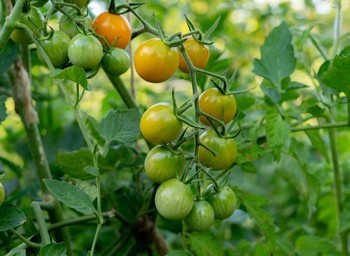
#> input picture Images/riped_tomato_1.jpeg, 350 x 256 px, found by its file name; its folder holds only this picture in this run
$ python 'uts_comvis2318018 (1).py'   (older library calls are emulated)
#> lines starting #> are read from the running program, lines starting #| are printed output that depends on the picture; after the words box and inside, x2 and y2 are one past the last pixel; in counts of white or black regions, pixels touching at a corner belong together
# -*- coding: utf-8 -*-
"""UTS_Comvis2318018.ipynb

Automatically generated by Colab.

Original file is located at
    https://colab.research.google.com/drive/1LQ0LiyqQODS-aNZqItNpyQNdWFSZH7u_

# =======================================
# 1. IMPORT LIBRARY & MENGHUBUNGKAN DRIVE
# =======================================
"""

import cv2
import numpy as np
import os
import matplotlib.pyplot as plt
import seaborn as sns
import pandas as pd

from sklearn.model_selection import train_test_split
from sklearn.preprocessing import StandardScaler
from sklearn.neighbors import KNeighborsClassifier
from sklearn.metrics import accuracy_score, confusion_matrix, classification_report
from skimage.feature import graycomatrix, graycoprops

from google.colab import drive
drive.mount('/content/drive')

"""# ====================================
# 2. LOAD DATASET & INISIALISASI LABEL
# ====================================
"""

image_dir = "/content/drive/MyDrive/Uts_Comvis/Images"

X, y, filenames = [], [], []

for img_name in os.listdir(image_dir):
    img_path = os.path.join(image_dir, img_name)
    img = cv2.imread(img_path)
#> img is the input picture: shape (256, 350, 3); mean B, G, R 49.8, 122.4, 87.7

    if img is None:
        continue

    name = img_name.lower()

    if "unriped" in name:
        label = 0
    elif "riped" in name:
        label = 1
    elif "busuk" in name:
        label = 2
    else:
        continue

    X.append(img)
    y.append(label)
    filenames.append(img_name)

print("Total data:", len(X))
#| Total data: 1

"""# ====================================
# 3. Visualisasi Jumlah Data
# ====================================
"""

label_names = ["Tidak Matang", "Matang", "Busuk"]

plt.figure(figsize=(6,4))
sns.countplot(x=y)
plt.xticks([0,1,2], label_names)
plt.title("Distribusi Dataset Tomat")
plt.xlabel("Kelas")
plt.ylabel("Jumlah Data")
plt.show()
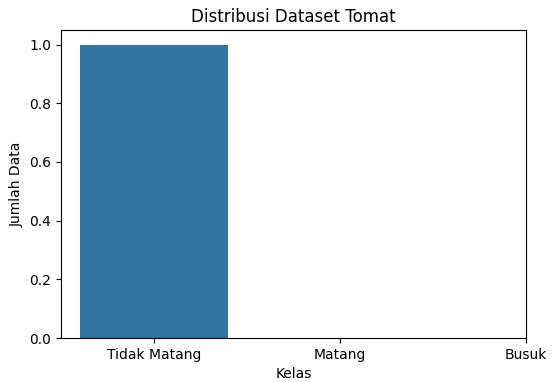
#> figure drawn by matplotlib, 1 panel

"""# ========================
# 4. PREPROCESSING
# ========================
"""

def remove_background(img):
    img = cv2.resize(img, (64, 64))
#> img: shape (64, 64, 3)
    hsv = cv2.cvtColor(img, cv2.COLOR_BGR2HSV)
#> hsv: shape (64, 64, 3); mean H, S, V 47.2, 166.2, 124.1

    lower_red1 = np.array([0,70,50])
    upper_red1 = np.array([10,255,255])
    lower_red2 = np.array([170,70,50])
    upper_red2 = np.array([180,255,255])

    mask_red = cv2.bitwise_or(
        cv2.inRange(hsv, lower_red1, upper_red1),
        cv2.inRange(hsv, lower_red2, upper_red2)
    )
#> mask_red: shape (64, 64); every value is 0

    lower_green = np.array([35,50,50])
    upper_green = np.array([85,255,255])
    mask_green = cv2.inRange(hsv, lower_green, upper_green)
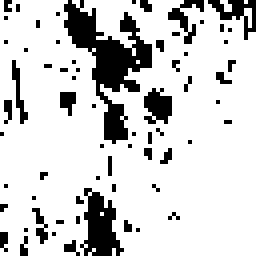
#> mask_green: shape (64, 64) (shown 4 times larger); 82.1% white; 66 black regions (60 under 20 px), largest, box (x1, y1, x2, y2) and area: (16, 0, 38, 36) 289, (20, 47, 31, 64) 106, (52, 0, 64, 10) 46, (36, 22, 43, 31) 45, (42, 0, 51, 11) 35, (3, 15, 7, 31) 23

    lower_dark = np.array([0,0,30])
    upper_dark = np.array([180,255,120])
    mask_dark = cv2.inRange(hsv, lower_dark, upper_dark)
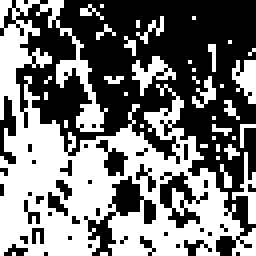
#> mask_dark: shape (64, 64) (shown 4 times larger); 47.4% white; 38 white regions (33 under 20 px), largest, box (x1, y1, x2, y2) and area: (0, 0, 64, 64) 1667, (33, 14, 44, 24) 45, (58, 15, 64, 26) 43, (58, 38, 64, 56) 37, (48, 19, 54, 27) 21

    mask = cv2.bitwise_or(mask_red, mask_green)
    mask = cv2.bitwise_or(mask, mask_dark)
#> mask: shape (64, 64); 87.1% white; 48 black regions (43 under 20 px), largest, box (x1, y1, x2, y2) and area: (16, 0, 38, 34) 252, (52, 0, 64, 10) 46, (21, 53, 29, 64) 42, (42, 0, 51, 11) 35, (36, 22, 43, 29) 30

    result = cv2.bitwise_and(img, img, mask=mask)
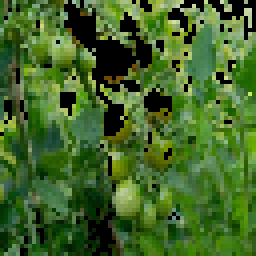
#> result: shape (64, 64, 3) (shown 4 times larger); mean of channels 0, 1, 2 40.2, 102.1, 66.6; drawn as B, G, R

    coords = cv2.findNonZero(mask)
#> coords = contour of 3566 points, box (x1, y1, x2, y2) (0, 0, 64, 64), area 8
    if coords is not None:
        x, y_, w, h = cv2.boundingRect(coords)
#> x = 0; y_ = 0; w = 64; h = 64
        result = result[y_:y_+h, x:x+w]

    return cv2.resize(result, (64, 64))

X_processed = [remove_background(img) for img in X]
#> X_processed = 1 item

# ========================
# VISUALISASI PREPROCESSING
# ========================
plt.figure(figsize=(8,4))

plt.subplot(1,2,1)
plt.imshow(cv2.cvtColor(X[0], cv2.COLOR_BGR2RGB))
plt.title("Sebelum")
plt.axis('off')

plt.subplot(1,2,2)
plt.imshow(cv2.cvtColor(X_processed[0], cv2.COLOR_BGR2RGB))
plt.title("Sesudah (Background Hilang)")
plt.axis('off')

plt.show()
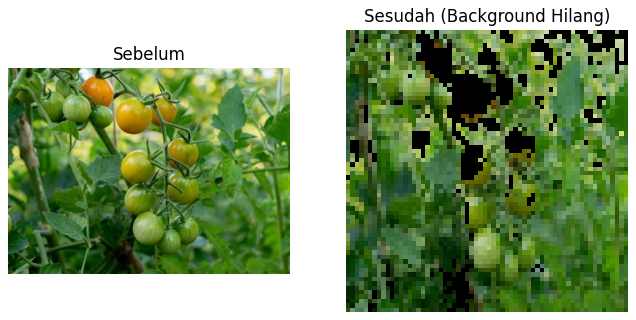
#> figure drawn by matplotlib, 2 panels

"""# ========================
# 5. FEATURE EXTRACTION
# ========================
"""

def extract_features(img):
    mask = np.any(img != [0,0,0], axis=-1)
    pixels = img[mask] if np.any(mask) else img.reshape(-1,3)

    hsv = cv2.cvtColor(img, cv2.COLOR_BGR2HSV)
#> hsv: shape (64, 64, 3); mean H, S, V 42.6, 145.6, 102.2
    hsv_pixels = hsv[mask]

    hist = cv2.calcHist([hsv], [0,1,2], mask.astype(np.uint8),
                        [8,8,8], [0,256,0,256,0,256])
    hist = cv2.normalize(hist, hist).flatten()
#> hist = 512 values, max 0.404 at index 123, min 0 at index 0, mean 0.00945

    mean_rgb = np.mean(pixels, axis=0)
#> mean_rgb = [46.14, 117.3, 76.47]
    mean_hsv = np.mean(hsv_pixels, axis=0)
#> mean_hsv = [48.92, 167.3, 117.4]

    gray = cv2.cvtColor(img, cv2.COLOR_BGR2GRAY)
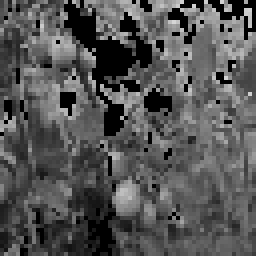
#> gray: shape (64, 64) (shown 4 times larger); min 0, max 214, mean 84.4
    gray_pixels = gray[mask]
#> gray_pixels = 3566 values, max 214 at index 256, min 18 at index 2822, mean 96.96

    brightness = np.mean(gray_pixels)
#> brightness = 96.96
    std_color = np.std(pixels)
#> std_color = 48.45
    saturation = np.mean(hsv_pixels[:,1])
#> saturation = 167.3

    edges = cv2.Canny(gray, 100, 200)
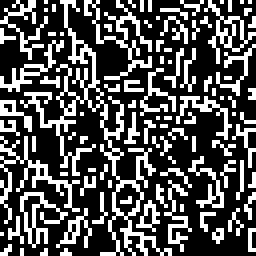
#> edges: shape (64, 64) (shown 4 times larger); 31.9% white in thin lines or dots
    edge_density = np.mean(edges[mask])
#> edge_density = 82.09

    extra = np.array([brightness, std_color, saturation, edge_density])
#> extra = [96.96, 48.45, 167.3, 82.09]

    glcm = graycomatrix(gray, distances=[1,2],
                        angles=[0, np.pi/4],
                        levels=256, symmetric=True, normed=True)

    texture = np.array([
        graycoprops(glcm, 'contrast').mean(),
        graycoprops(glcm, 'homogeneity').mean(),
        graycoprops(glcm, 'energy').mean(),
        graycoprops(glcm, 'correlation').mean()
    ])
#> texture = [2664.4, 0.113, 0.0734, 0.416]

    return np.hstack([hist, mean_rgb, mean_hsv, extra, texture])

# 🔥 FIX PENTING
X_features = np.array([extract_features(img) for img in X_processed])
y = np.array(y)

print("Shape fitur:", X_features.shape)
#| Shape fitur: (1, 526)

"""# ========================
# 6. SCALING
# ========================
"""

scaler = StandardScaler()
X_scaled = scaler.fit_transform(X_features)

"""# ========================
# 7. SPLIT DATA
# ========================
"""

#> (the run stopped early here; a loop or call above may not have finished)

$ run again, on Images/riped_tomato_33.jpeg
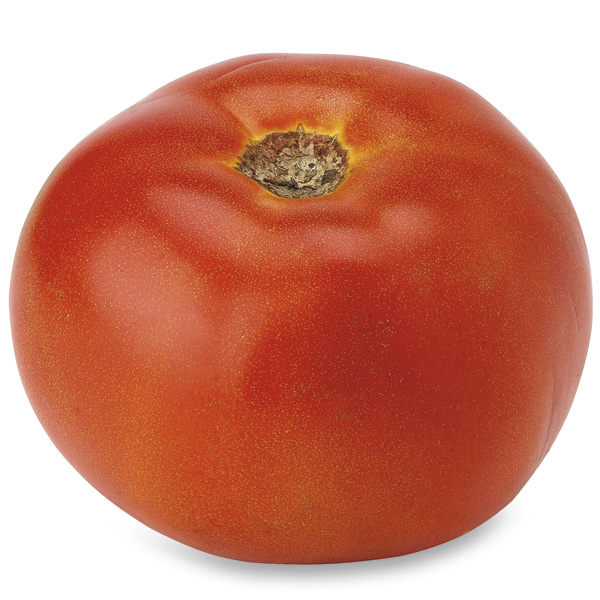
#> input picture Images/riped_tomato_33.jpeg, 600 x 600 px, found by its file name
#> img is the input picture: shape (600, 600, 3); mean B, G, R 118.4, 136.8, 205.9
#| Total data: 1
#> img: shape (64, 64, 3)
#> in remove_background, `mask_red = cv2.bitwise_or( cv2.inRange(hsv, lower_red1, upper_red1), c..`:
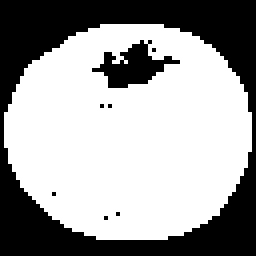
#> mask_red: shape (64, 64) (shown 4 times larger); 62.5% white; 8 black regions (6 under 20 px), largest, box (x1, y1, x2, y2) and area: (0, 0, 64, 64) 1410, (23, 10, 45, 22) 121
#> mask_green: shape (64, 64); every value is 0
#> mask_dark: shape (64, 64); 0.46% white in thin lines or dots, all inside (x1, y1, x2, y2) = (25, 14, 36, 21)
#> coords = contour of 2576 points, box (x1, y1, x2, y2) (1, 6, 63, 60), area 49
#> x = 1; y_ = 6; w = 62; h = 54
#> X_processed = 1 item
#> hist = 512 values, max 0.923 at index 53, min 0 at index 0, mean 0.00392
#> mean_rgb = [46.37, 71.94, 173.7]
#> mean_hsv = [6.15, 186, 173.7]
#> gray_pixels = 3299 values, max 170 at index 1810, min 0 at index 287, mean 99.46
#> brightness = 99.46
#> std_color = 61.05
#> saturation = 186
#> in extract_features, `edges = cv2.Canny(gray, 100, 200)`:
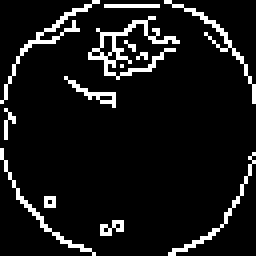
#> edges: shape (64, 64) (shown 4 times larger); 8.7% white in thin lines or dots
#> edge_density = 23.81
#> extra = [99.46, 61.05, 186, 23.81]
#> texture = [607.1, 0.295, 0.158, 0.84]
#| Shape fitur: (1, 526)

$ run again, on Images/riped_tomato_34.jpeg
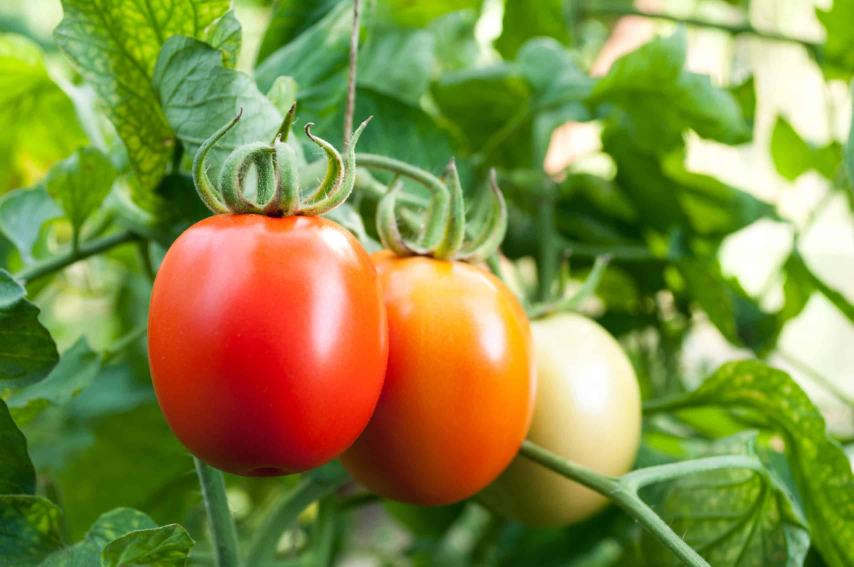
#> input picture Images/riped_tomato_34.jpeg, 2560 x 1700 px, found by its file name (shown at 1/3 size)
#> img is the input picture: shape (1700, 2560, 3); mean B, G, R 68.4, 141.1, 133.4
#| Total data: 1
#> img: shape (64, 64, 3)
#> mask_red: shape (64, 64); 12% white; 1 white region, box (x1, y1, x2, y2) and area: (11, 24, 38, 57) 491
#> mask_green: shape (64, 64); 65.7% white; 45 black regions (39 under 20 px), largest, box (x1, y1, x2, y2) and area: (11, 20, 50, 63) 993, (51, 16, 64, 33) 98, (51, 4, 64, 16) 75, (58, 34, 64, 49) 49, (44, 0, 52, 9) 25, (17, 9, 24, 20) 25
#> mask_dark: shape (64, 64); 28% white; 42 white regions (37 under 20 px), largest, box (x1, y1, x2, y2) and area: (0, 31, 57, 64) 601, (25, 9, 55, 43) 305, (2, 10, 16, 32) 60, (0, 33, 4, 44) 34, (59, 49, 64, 64) 21
#> coords = contour of 3270 points, box (x1, y1, x2, y2) (0, 0, 64, 64), area 42
#> x = 0; w = 64
#> X_processed = 1 item
#> hist = 512 values, max 0.45 at index 123, min 0 at index 0, mean 0.0105
#> mean_rgb = [47.5, 124.7, 108.9]
#> mean_hsv = [44.58, 183, 145.8]
#> in extract_features, `gray = cv2.cvtColor(img, cv2.COLOR_BGR2GRAY)`:
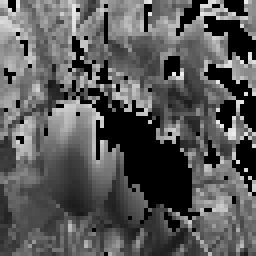
#> gray: shape (64, 64) (shown 4 times larger); min 0, max 237, mean 88.8
#> gray_pixels = 3270 values, max 237 at index 985, min 18 at index 1279, mean 111.2
#> brightness = 111.2
#> std_color = 65.04
#> saturation = 183
#> in extract_features, `edges = cv2.Canny(gray, 100, 200)`:
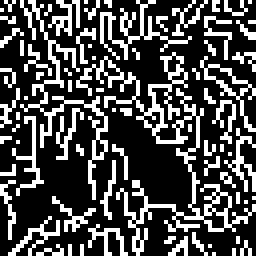
#> edges: shape (64, 64) (shown 4 times larger); 29.3% white in thin lines or dots
#> edge_density = 76.19
#> extra = [111.2, 65.04, 183, 76.19]
#> texture = [3925.9, 0.186, 0.139, 0.46]
#| Shape fitur: (1, 526)
